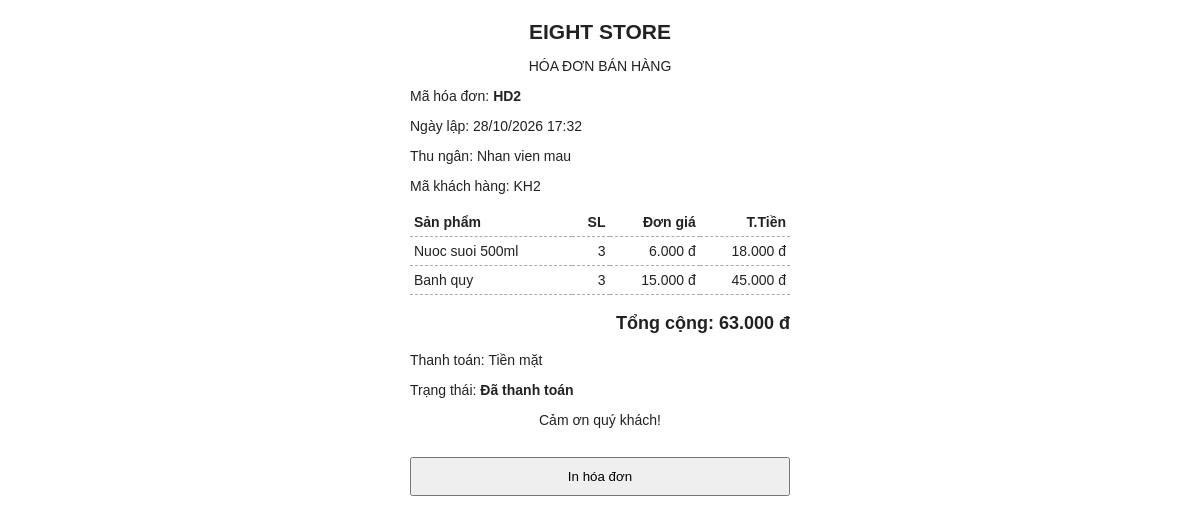
The app's page /ThanhToan/hoadon.php?id=2 with its own data.
### tables this page shows
CREATE TABLE `don_hang` (
  `ma_hoa_don` int(11) NOT NULL auto_increment,
  `ma_nhan_vien` int(11) NOT NULL,
  `ma_khach_hang` int(11) default NULL,
  `ma_ca` int(11) NOT NULL,
  `ngay_lap` datetime NOT NULL,
  `trang_thai` varchar(25) NOT NULL default 'ChoThanhToan',
  `tong_tien` decimal(14,2) NOT NULL default '0.00',
  `ly_do_huy` text,
  PRIMARY KEY  (`ma_hoa_don`),
  KEY `ma_nhan_vien` (`ma_nhan_vien`),
  KEY `ma_khach_hang` (`ma_khach_hang`),
  KEY `ma_ca` (`ma_ca`),
  CONSTRAINT `don_hang_ibfk_1` FOREIGN KEY (`ma_nhan_vien`) REFERENCES `nhan_vien` (`ma_nhan_vien`),
  CONSTRAINT `don_hang_ibfk_2` FOREIGN KEY (`ma_khach_hang`) REFERENCES `khach_hang` (`ma_khach_hang`),
  CONSTRAINT `don_hang_ibfk_3` FOREIGN KEY (`ma_ca`) REFERENCES `ca_lam_viec` (`ma_ca`)
);

CREATE TABLE `nhan_vien` (
  `ma_nhan_vien` int(11) NOT NULL auto_increment,
  `ten` varchar(120) NOT NULL,
  `cccd` varchar(20) NOT NULL,
  `gioi_tinh` varchar(10) default NULL,
  `sdt` varchar(20) default NULL,
  `ngay_sinh` date default NULL,
  `ten_dang_nhap` varchar(60) NOT NULL,
  `mat_khau` char(32) NOT NULL,
  `vai_tro` varchar(20) NOT NULL,
  `trang_thai` varchar(20) NOT NULL default 'HoatDong',
  PRIMARY KEY  (`ma_nhan_vien`),
  UNIQUE KEY `uq_cccd` (`cccd`),
  UNIQUE KEY `uq_username` (`ten_dang_nhap`)
);

CREATE TABLE `chi_tiet_don_hang` (
  `ma_hoa_don` int(11) NOT NULL,
  `ma_san_pham` int(11) NOT NULL,
  `so_luong` int(11) NOT NULL,
  `don_gia` decimal(12,2) NOT NULL,
  `thanh_tien` decimal(14,2) NOT NULL,
  PRIMARY KEY  (`ma_hoa_don`,`ma_san_pham`),
  KEY `ma_san_pham` (`ma_san_pham`),
  CONSTRAINT `chi_tiet_don_hang_ibfk_1` FOREIGN KEY (`ma_hoa_don`) REFERENCES `don_hang` (`ma_hoa_don`),
  CONSTRAINT `chi_tiet_don_hang_ibfk_2` FOREIGN KEY (`ma_san_pham`) REFERENCES `san_pham` (`ma_san_pham`)
);

CREATE TABLE `san_pham` (
  `ma_san_pham` int(11) NOT NULL auto_increment,
  `ten_san_pham` varchar(150) NOT NULL,
  `gia_ban` decimal(12,2) NOT NULL default '0.00',
  `trang_thai` varchar(20) NOT NULL default 'HoatDong',
  `muc_ton_toi_thieu` int(11) NOT NULL default '30',
  `muc_ton_muc_tieu` int(11) NOT NULL default '100',
  `so_luong_ton` int(11) NOT NULL default '0',
  `ma_nha_cung_cap` int(11) default NULL,
  PRIMARY KEY  (`ma_san_pham`),
  KEY `ix_sp_ncc` (`ma_nha_cung_cap`),
  CONSTRAINT `san_pham_ibfk_1` FOREIGN KEY (`ma_nha_cung_cap`) REFERENCES `nha_cung_cap` (`ma_nha_cung_cap`)
);

CREATE TABLE `thanh_toan` (
  `ma_thanh_toan` int(11) NOT NULL auto_increment,
  `ma_hoa_don` int(11) NOT NULL,
  `phuong_thuc_thanh_toan` varchar(30) NOT NULL,
  `so_tien` decimal(14,2) NOT NULL,
  `trang_thai` varchar(25) NOT NULL default 'ChoXacNhan',
  `thoi_gian` datetime NOT NULL,
  `ma_giao_dich_ngan_hang` varchar(100) default NULL,
  `ma_nhan_vien_xac_nhan` int(11) default NULL,
  PRIMARY KEY  (`ma_thanh_toan`),
  KEY `ma_hoa_don` (`ma_hoa_don`),
  KEY `ma_nhan_vien_xac_nhan` (`ma_nhan_vien_xac_nhan`),
  CONSTRAINT `thanh_toan_ibfk_1` FOREIGN KEY (`ma_hoa_don`) REFERENCES `don_hang` (`ma_hoa_don`),
  CONSTRAINT `thanh_toan_ibfk_2` FOREIGN KEY (`ma_nhan_vien_xac_nhan`) REFERENCES `nhan_vien` (`ma_nhan_vien`)
);

### ThanhToan/hoadon.php (the view, shortened to what this page needs)
<?php
require_once dirname(__FILE__) . '/clsketnoi.php';
$ma_hoa_don = isset($_GET['id']) ? intval($_GET['id']) : 0;
$kq = mysqli_query($conn, "SELECT d.ma_hoa_don, d.ngay_lap, d.trang_thai, d.tong_tien,
                                  nv.ten AS ten_nhan_vien, d.ma_khach_hang
                           FROM don_hang d
                           JOIN nhan_vien nv ON nv.ma_nhan_vien = d.ma_nhan_vien
                           WHERE d.ma_hoa_don = $ma_hoa_don");
$hd = $kq ? mysqli_fetch_assoc($kq) : null;
$ds_sp = mysqli_query($conn, "SELECT ct.ma_san_pham, sp.ten_san_pham, ct.so_luong, ct.don_gia, ct.thanh_tien
                              FROM chi_tiet_don_hang ct
                              JOIN san_pham sp ON sp.ma_san_pham = ct.ma_san_pham
                              WHERE ct.ma_hoa_don = $ma_hoa_don");
$kq_tt = mysqli_query($conn, "SELECT phuong_thuc_thanh_toan, trang_thai, thoi_gian, ma_giao_dich_ngan_hang
                              FROM thanh_toan WHERE ma_hoa_don = $ma_hoa_don
                              ORDER BY ma_thanh_toan DESC LIMIT 1");
$tt = $kq_tt ? mysqli_fetch_assoc($kq_tt) : null;
function tien($so)
{
    return number_format($so, 0, ',', '.') . ' đ';
}
$ten_phuong_thuc = array('TienMat' => 'Tiền mặt', 'ChuyenKhoan' => 'Chuyển khoản');
$ten_trang_thai = array('ChoThanhToan' => 'Chờ thanh toán', 'DaThanhToan' => 'Đã thanh toán', 'DaHuy' => 'Đã hủy');
?>
<!DOCTYPE html>
<html lang="vi">
<head>
</head>
<body>
    <h2>EIGHT STORE</h2>
    <p class="giua">HÓA ĐƠN BÁN HÀNG</p>
    <p>Mã hóa đơn: <b>HD<?php echo $hd['ma_hoa_don']; ?></b></p>
    <p>Ngày lập: <?php echo date('d/m/Y H:i', strtotime($hd['ngay_lap'])); ?></p>
    <p>Thu ngân: <?php echo htmlspecialchars($hd['ten_nhan_vien']); ?></p>
    <p>Mã khách hàng: <?php echo $hd['ma_khach_hang'] ? 'KH' . $hd['ma_khach_hang'] : 'Không có'; ?></p>
    <table>
        <tr><th>Sản phẩm</th><th class="so">SL</th><th class="so">Đơn giá</th><th class="so">T.Tiền</th></tr>
        <?php while ($sp = mysqli_fetch_assoc($ds_sp)) { ?>
        <tr>
            <td><?php echo htmlspecialchars($sp['ten_san_pham']); ?></td>
            <td class="so"><?php echo $sp['so_luong']; ?></td>
            <td class="so"><?php echo tien($sp['don_gia']); ?></td>
            <td class="so"><?php echo tien($sp['thanh_tien']); ?></td>
        </tr>
        <?php } ?>
    </table>
    <p class="tong">Tổng cộng: <?php echo tien($hd['tong_tien']); ?></p>
    <?php if ($tt) { ?>
    <p>Thanh toán: <?php echo isset($ten_phuong_thuc[$tt['phuong_thuc_thanh_toan']]) ? $ten_phuong_thuc[$tt['phuong_thuc_thanh_toan']] : $tt['phuong_thuc_thanh_toan']; ?></p>
    <?php } ?>
    <p>Trạng thái: <b><?php echo isset($ten_trang_thai[$hd['trang_thai']]) ? $ten_trang_thai[$hd['trang_thai']] : $hd['trang_thai']; ?></b></p>
    <p class="giua">Cảm ơn quý khách!</p>
    <button onclick="window.print()">In hóa đơn</button>
</body>
</html>

### ThanhToan/hoadon.php (style rules this page uses)
body { font-family: Arial, sans-serif; width: 380px; margin: 20px auto; color: #222; font-size: 14px; }
h2 { text-align: center; margin-bottom: 4px; }
.giua { text-align: center; }
table { width: 100%; border-collapse: collapse; margin: 12px 0; }
th, td { padding: 6px 4px; border-bottom: 1px dashed #aaa; text-align: left; }
td.so, th.so { text-align: right; }
.tong { font-size: 18px; font-weight: bold; text-align: right; }
button { margin-top: 15px; width: 100%; padding: 10px; cursor: pointer; }

### records on screen
don_hang: ma_hoa_don "2", ngay_lap "28/10/2026 17:32", ma_nhan_vien.ten "Nhan vien mau", ma_khach_hang "2", tong_tien "63.000 đ", trang_thai "Đã thanh toán"
chi_tiet_don_hang: ma_san_pham.ten_san_pham "Nuoc suoi 500ml", so_luong "3", don_gia "6.000 đ", thanh_tien "18.000 đ"
chi_tiet_don_hang: ma_san_pham.ten_san_pham "Banh quy", so_luong "3", don_gia "15.000 đ", thanh_tien "45.000 đ"
thanh_toan: phuong_thuc_thanh_toan "Tiền mặt"
